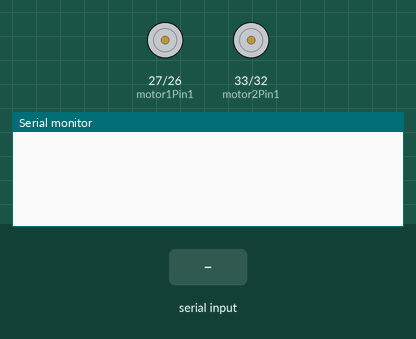
This sketch was run on a simulated ESP32. On the bench: motor-driver pin pairs drawn as motors (green arrow = first pin HIGH = forward, orange = second pin HIGH = backward, longer = more drive, scaled by the enable pin), the last lines printed to the serial monitor. The inputs (shaded band) are chosen by the test bench. Nothing arrives over Bluetooth unless stated.

Above: at 1.2 s.
1.3 s: "Z" received over the second serial link
At 4.1 s:
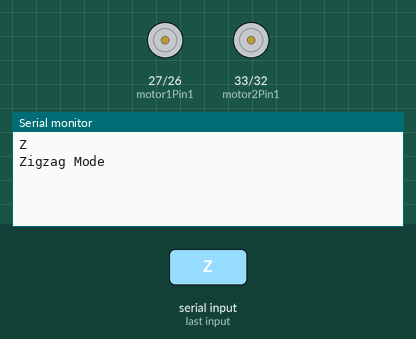
4.3 s: "s" received over the second serial link
At 5.6 s:
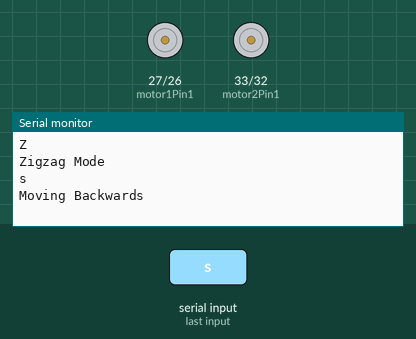
6.3 s: "w" received over the second serial link
At 7.1 s:
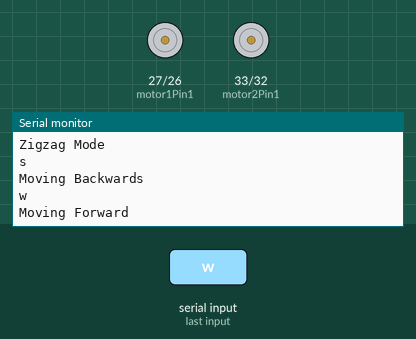

Measured:
- after the input at 1.3 s, the serial monitor: prints a new line at once (image 1)
- after the input at 4.3 s, the serial monitor: prints a new line at once (image 2)
- after the input at 6.3 s, the serial monitor: prints a new line at once (image 3)

The sketch:

zigzag_ver1.ino
```cpp
#include <BluetoothSerial.h>

BluetoothSerial SerialBT;

// 一つ目のモーター(右)
int motor1Pin1 = 27; //モータードライバーのINPUTを27Pinに接続
int motor1Pin2 = 26; //モータードライバーのINPUTを26Pinに接続
int enable1Pin = 14; //モータードライバーのENAを14Pinに接続, PWM?

// 二つ目のモーター（左）
int motor2Pin1 = 33; //モータードライバーのINPUTを33Pinに接続
int motor2Pin2 = 32; //モータードライバーのINPUTを32Pinに接続
int enable2Pin = 13; //モータードライバーのENAを13Pinに接続, PWM?


void setup() {
  SerialBT.begin("ESP32LED");      // Bluetoothシリアルに「ESP32LED」という名前をつけて初期化
  Serial.begin(115200);            // シリアルモニタの初期化

  // ピンのセットアップ
  pinMode(motor1Pin1, OUTPUT);
  pinMode(motor1Pin2, OUTPUT);
  pinMode(enable1Pin, OUTPUT);

  pinMode(motor2Pin1, OUTPUT);
  pinMode(motor2Pin2, OUTPUT);
  pinMode(enable2Pin, OUTPUT);
  //モーターのPinモードをOUTPUTにしないと信号が受け付けてくれないのでOUTPUTにする
}

//モーター制御変更時0.5sだけ停止
void stop(){
    digitalWrite(motor1Pin1, LOW);
    digitalWrite(motor1Pin2, LOW);
    digitalWrite(motor2Pin1, LOW);
    digitalWrite(motor2Pin2, LOW);
    delay(500);
}

void loop() {
  if (SerialBT.available()) {      // Bluetoothシリアルに受信したかどうかを調べる
    char ch = SerialBT.read();     // 受信した文字を得る
    Serial.println(ch);            // 受信した文字をシリアルモニタに出力
    if (ch == 'w') {               // 受信した文字が「w」の場合
      // 前進
      stop();
      Serial.println("Moving Forward");
      digitalWrite(motor1Pin1, LOW);
      digitalWrite(motor1Pin2, HIGH);
      digitalWrite(motor2Pin1, LOW);
      digitalWrite(motor2Pin2, HIGH);

      delay(500);
    }
    else if (ch == 'a') {          // 受信した文字が「a」の場合
      // 左折
      stop();
      Serial.println("Turning Left");
      digitalWrite(motor1Pin1, LOW);
      digitalWrite(motor1Pin2, HIGH);
      digitalWrite(motor2Pin1, LOW);
      digitalWrite(motor2Pin2, LOW);

    }
    else if (ch == 's') {          // 受信した文字が「s」の場合
      // 後退
      stop();
      Serial.println("Moving Backwards");
      digitalWrite(motor1Pin1, HIGH);
      digitalWrite(motor1Pin2, LOW);
      digitalWrite(motor2Pin1, HIGH);
      digitalWrite(motor2Pin2, LOW);
      delay(500);                  //0.5秒そのまま
    }
    else if (ch == 'd') {          // 受信した文字が「d」の場合
      // 右折
      stop();
      Serial.println("Turning Right");
      digitalWrite(motor1Pin1, LOW);
      digitalWrite(motor1Pin2, LOW);
      digitalWrite(motor2Pin1, LOW);
      digitalWrite(motor2Pin2, HIGH);
      delay(500);
    }
    else if (ch == 'Z') {          // 受信した文字が「Z」の場合
      // ジグザグ走行
      stop();
      Serial.println("Zigzag Mode");

      //右折
      digitalWrite(motor1Pin1, LOW);
      digitalWrite(motor1Pin2, LOW);
      digitalWrite(motor2Pin1, LOW);
      digitalWrite(motor2Pin2, HIGH);
      delay(500);
      //前進
      digitalWrite(motor1Pin1, LOW);
      digitalWrite(motor1Pin2, HIGH);
      digitalWrite(motor2Pin1, LOW);
      digitalWrite(motor2Pin2, HIGH);
      delay(500);
      //左折
      digitalWrite(motor1Pin1, LOW);
      digitalWrite(motor1Pin2, HIGH);
      digitalWrite(motor2Pin1, LOW);
      digitalWrite(motor2Pin2, LOW);
      delay(500);
      //前進
      digitalWrite(motor1Pin1, LOW);
      digitalWrite(motor1Pin2, HIGH);
      digitalWrite(motor2Pin1, LOW);
      digitalWrite(motor2Pin2, HIGH);
      delay(500);


    }
  }
}
```
